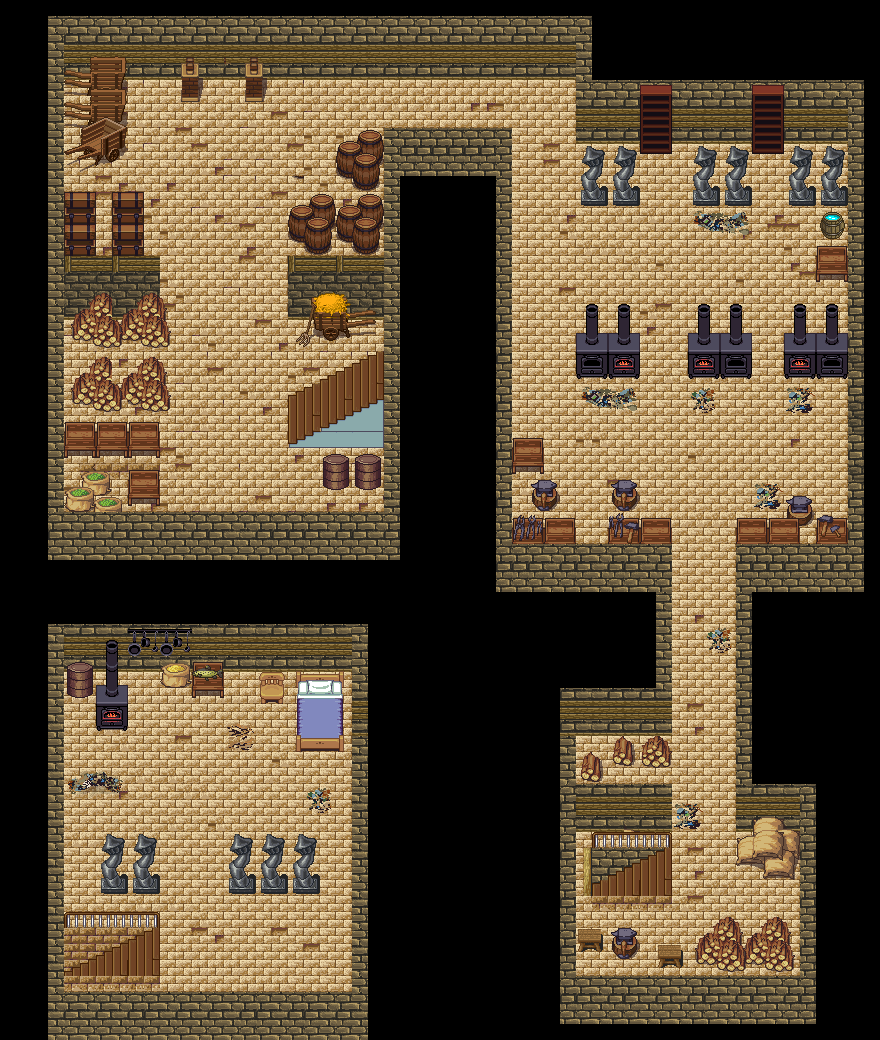

A level layout from a 2D game, rendered from its tile map. Below: a short description, then the map file with tile-grid data replaced by summaries:
An orthogonal 55x65 tile map with 16x16 px tiles, 3 tile layers (Kachelebene 1, barriere1, barriere2), 3 tilesets and 27 objects.

<map version="1.0" orientation="orthogonal" renderorder="right-down" width="55" height="65" tilewidth="16" tileheight="16" nextobjectid="122">
 <tileset firstgid="1" name="town" tilewidth="16" tileheight="16" tilecount="1024" columns="32">
  <image source="tilesets/town.png" width="512" height="512" />
 </tileset>
 <tileset firstgid="1025" name="obj_misk_atlas" tilewidth="16" tileheight="16" tilecount="4096" columns="64">
  <image source="tilesets/obj_misk_atlas.png" width="1024" height="1024" />
 </tileset>
 <tileset firstgid="5121" name="build_atlas" tilewidth="16" tileheight="16" tilecount="4096" columns="64">
  <image source="tilesets/build_atlas.png" width="1024" height="1024" />
 </tileset>
 <layer name="Kachelebene 1" width="55" height="65">
  <data>[3575 cells, 2436 non-empty, 63 distinct tile ids]</data>
 </layer>
 <layer name="barriere1" width="55" height="65">
  <data>[3575 cells, 572 non-empty, 213 distinct tile ids]</data>
 </layer>
 <layer name="barriere2" width="55" height="65">
  <data>[3575 cells, 184 non-empty, 118 distinct tile ids]</data>
 </layer>
 <objectgroup name="barrieren">
  <object id="86" x="160" y="1040">
   <polyline points="0,-48 0,-64 -96,-64 -96,-80 0,-112 0,-128 -96,-128 -96,-320 -32,-320 -32,-368 32,-352 64,-352 80,-368 112,-336 144,-336 144,-288 192,-288 192,-48 0,-48" />
  </object>
  <object id="87" x="192" y="1040">
   <polyline points="480,-496 480,-304 384,-304 384,-256 480,-256 480,-192 432,-192 448,-144 384,-144 384,-112 432,-112 464,-96 496,-96 544,-128 608,-128 608,-160 576,-160 544,-176 544,-496 549.333,-521.333 610.667,-542.667 656,-528 656,-656 592,-672 592,-704 608,-736 625.333,-765.333 624,-832 608,-832 576,-880 544,-832 512,-832 496,-896 448,-880 448,-832 400,-832" />
  </object>
  <object id="88" x="672" y="544">
   <polyline points="-128,-96 -160,-112 -160,-416 -288,-416 -336,-400 -336,-352 -384,-336 -384,-224 -336,-176 -320,-128 -384,-96 -352,-96 -352,-32 -512,-32 -512,-96 -503,-148 -512,-240 -512,-288 -528,-288 -528,-352 -608,-352 -608,-368 -544,-400 -544,-464 -496,-464 -480.5,-439 -464,-464 -432,-464 -416,-439.5 -400,-464 -288,-464" />
  </object>
  <object id="95" x="96" y="832" width="64" height="64">
   <ellipse />
  </object>
  <object id="98" x="224" y="832" width="96" height="64">
   <ellipse />
  </object>
  <object id="101" x="592" y="208">
   <polyline points="0,0 -16,-16 -16,-128 -208,-128" />
  </object>
  <object id="102" x="688" y="304" width="64" height="80">
   <ellipse />
  </object>
  <object id="103" x="576" y="304" width="64" height="80">
   <ellipse />
  </object>
  <object id="104" x="544" y="448">
   <polyline points="0,0 0,32 32,80 64,80 80,32 128,80 128,96" />
  </object>
 </objectgroup>
 <objectgroup name="enemyHumanoid">
  <properties>
   <property name="typ" value="raider-1" />
  </properties>
  <object id="56" x="192" y="144" width="16" height="16">
   <properties>
    <property name="typ" value="raider-2" />
   </properties>
  </object>
  <object id="57" x="544" y="96" width="16" height="16">
   <properties>
    <property name="typ" value="raider-2" />
   </properties>
  </object>
  <object id="58" x="224" y="128" width="16" height="16">
   <properties>
    <property name="typ" value="raider-1" />
   </properties>
  </object>
  <object id="112" x="656" y="416" width="16" height="16">
   <properties>
    <property name="typ" value="raider-3" />
   </properties>
  </object>
  <object id="114" x="592" y="448" width="16" height="16">
   <properties>
    <property name="typ" value="raider-1" />
   </properties>
  </object>
  <object id="115" x="752" y="384" width="16" height="16">
   <properties>
    <property name="typ" value="raider-1" />
   </properties>
  </object>
  <object id="117" x="740" y="248" width="16" height="16">
   <properties>
    <property name="typ" value="raider-2" />
   </properties>
  </object>
 </objectgroup>
 <objectgroup name="startpunkt">
  <object id="7" x="160" y="944" width="16" height="16">
   <properties>
    <property name="start" value="west" />
   </properties>
  </object>
  <object id="107" x="672" y="864" width="16" height="16">
   <properties>
    <property name="start" value="ost" />
   </properties>
  </object>
  <object id="110" x="272" y="416" width="16" height="16">
   <properties>
    <property name="start" value="nord" />
   </properties>
  </object>
 </objectgroup>
 <objectgroup name="areaborder">
  <object id="81" x="80" y="976">
   <properties>
    <property name="ausgang" value="ost" />
    <property name="nextMap" value="9013" />
   </properties>
   <polyline points="36,-42 36,6" />
  </object>
  <object id="105" x="603" y="877">
   <properties>
    <property name="ausgang" value="west" />
    <property name="nextMap" value="9013" />
   </properties>
   <polyline points="34,-23 34,9" />
  </object>
  <object id="108" x="294.667" y="421">
   <properties>
    <property name="ausgang" value="sued" />
    <property name="nextMap" value="9011" />
   </properties>
   <polyline points="36,-42 36,6" />
  </object>
 </objectgroup>
 <objectgroup name="schatztruhen">
  <object id="111" x="304" y="752" width="16" height="16">
   <properties>
    <property name="Inhalt" value="kopf1" />
    <property name="typ" value="1" />
   </properties>
  </object>
  <object id="118" x="137" y="673.5" width="16" height="16">
   <properties>
    <property name="Inhalt" value="Nahrung1" />
    <property name="typ" value="2" />
   </properties>
  </object>
  <object id="119" x="581.333" y="906.667" width="16" height="16">
   <properties>
    <property name="Inhalt" value="Nahrung1" />
    <property name="typ" value="2" />
   </properties>
  </object>
  <object id="120" x="761.333" y="156" width="16" height="16">
   <properties>
    <property name="Inhalt" value="Nahrung1" />
    <property name="typ" value="2" />
   </properties>
  </object>
  <object id="121" x="584" y="520" width="16" height="16">
   <properties>
    <property name="Inhalt" value="FoliantKraft" />
    <property name="typ" value="1" />
   </properties>
  </object>
 </objectgroup>
</map>
